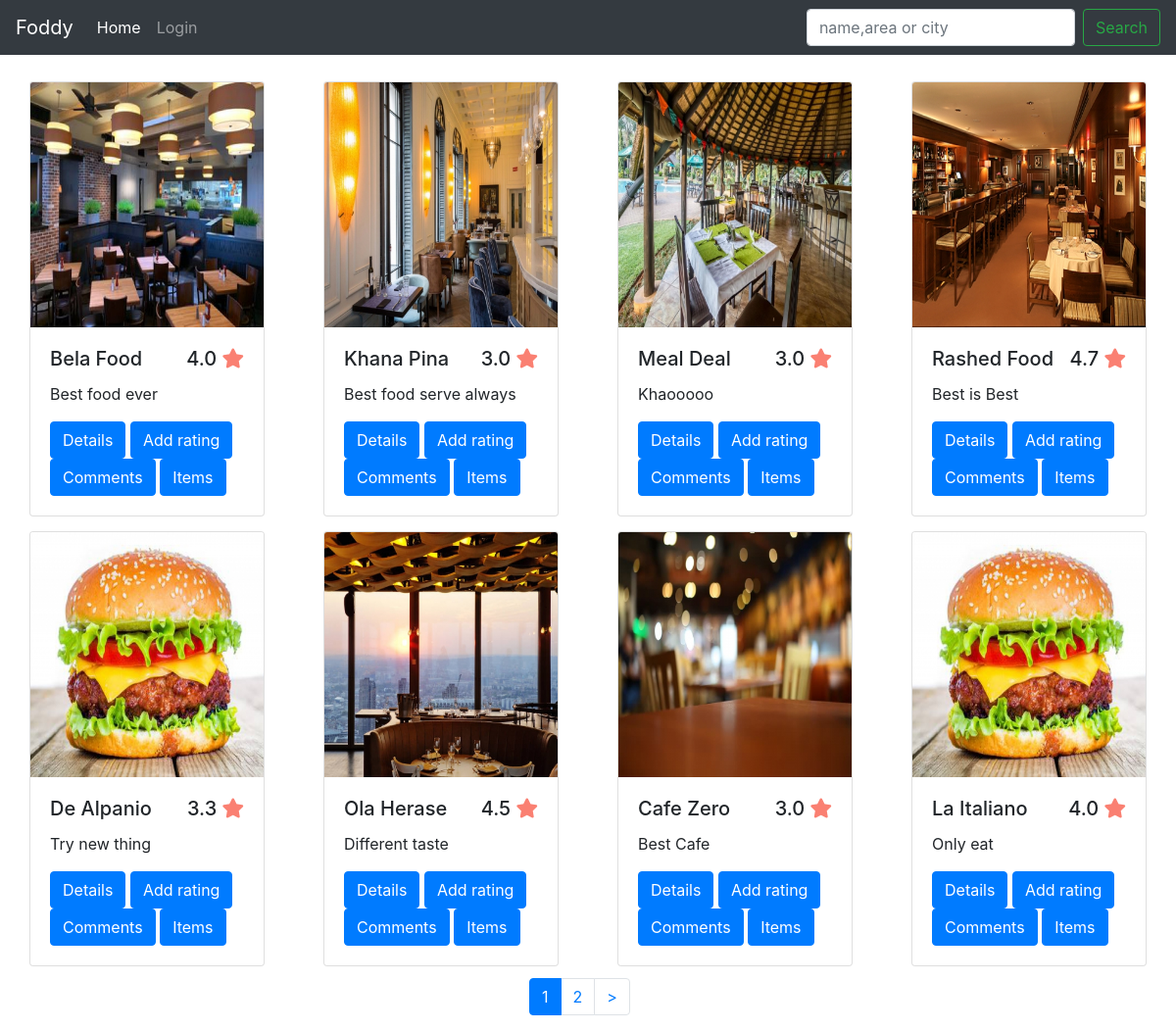
The app's page /Restaurant/show_restaurant with its own data.
### tables this page shows
CREATE TABLE `addrestaurant` (
  `id` int(11) NOT NULL,
  `username` varchar(30) NOT NULL,
  `resname` varchar(30) NOT NULL,
  `resadd` varchar(30) NOT NULL,
  `rescity` varchar(30) NOT NULL,
  `restag` varchar(30) DEFAULT NULL,
  `items` varchar(500) NOT NULL
);

CREATE TABLE `restaurantimage` (
  `id` int(11) NOT NULL,
  `username` varchar(30) NOT NULL,
  `name` varchar(100) NOT NULL
);

### index.php (called while the page is built, shortened)
<?php
require_once BASEPATH.'core/CodeIgniter.php';

### application/models/RestaurantDB.php (called while the page is built, shortened)
<?php
class RestaurantDB extends CI_Model {
  public function fetch_restaurant($limit,$start){
    $this->db->select('r.*, p.name')
                 ->from('addrestaurant r')
                 ->join('restaurantimage p', 'p.username=r.username')
                 ->order_by('id', 'DESC')
                 ->limit($limit,$start);
    $result = $this->db->get();
    return $result;
  }
}

### application/views/dash.php (the view, shortened to what this page needs)
<!DOCTYPE html>
<html lang="en">
<head>
  <link rel="stylesheet" href="https://maxcdn.bootstrapcdn.com/bootstrap/4.3.1/css/bootstrap.min.css">
  <link rel='stylesheet' href='https://use.fontawesome.com/releases/v5.7.0/css/all.css'>
</head>
<body>
   <nav class="navbar navbar-expand-lg navbar-dark  bg-dark">
  <a class="navbar-brand" href="<?php echo base_url(); ?>">Foddy</a>
  <div class="collapse navbar-collapse" id="navbarTogglerDemo02">
    <ul class="navbar-nav mr-auto mt-2 mt-lg-0">
      <li class="nav-item active">
        <a class="nav-link" href="<?php echo base_url(); ?>">Home <span class="sr-only">(current)</span></a>
      </li>
      <li class="nav-item">
        <a class="nav-link" href="<?php echo base_url('Welcome/login'); ?>">Login</a>
      </li>
    </ul>
    <form class="form-inline my-2 my-lg-0" method="post" action="<?php echo base_url('Restaurant/unauth_restaurant_search'); ?>">
      <input class="form-control mr-sm-2" type="search" placeholder="name,area or city" name="search">
      <button class="btn btn-outline-success my-2 my-sm-0" type="submit">Search</button>
    </form>
  </div>
</nav>
<div class="container-fluid" style="margin-top: 1%;">
  <div class="card-deck" id="cad">
    <?php
     foreach ($rdata->result() as $row) {
      $conn = mysqli_connect("localhost","root","","restaurant")
       or die("Could Not Connect With Database");
        $tql = "select s.id, cast(AVG(rating )as decimal(10,1)) FROM addrating,addrestaurant s  WHERE s.id=resid AND s.id='$row->id' " ;
   $tim = mysqli_query($conn,$tql);
            while ($tes = mysqli_fetch_array($tim)) {
       ?>
         <div class="col-md-3" style="margin-top: 15px !important;">
       <div class="card" style="">
      <img class="card-img-top" style="height: 250px;" src="<?php echo base_url();?>upload/<?php echo $row->name;?>">
      <div class="card-body">
      <h5 class="card-title"><?php echo $row->resname; ?><span style="float: right;"><?php echo $tes['cast(AVG(rating )as decimal(10,1))']; ?> <i style="color: salmon;" class='fas fa-star'></i></span></h5>
      <p class="card-text"><?php echo $row->restag; ?></p>
<button type="button" class="btn1 btn btn-primary" data-toggle="modal" data-target="#exampleModalCenter">
  Details
</button>
<button type="button" class="btn2 btn btn-primary" data-toggle="modal" data-target="#exampleModalCenter1">
  Add rating
</button>
<a class="btn3 btn btn-primary" href="<?php echo base_url('Welcome/login'); ?>">Comments</a>
<button type="button" class="btn1 btn btn-primary" data-toggle="modal" data-target="#exampleModalCenter5<?php echo $row->id; ?>">
  Items
</button>
  </div>
  </div>
  </div>
       <?php
     }
}
  ?>
</div>
</div>
<div class="pagination" style="margin-left: 45%; margin-top: 1%;">
 <?php echo $this->pagination->create_links(); ?>
  </div>
</body>
</html>

### application/controllers/Restaurant.php (shortened to what this page needs)
<?php
class Restaurant extends CI_Controller {
	    public function show_restaurant()
	{
          $this->load->library('pagination');
            $config['per_page'] = 8;
            $config['full_tag_open']  = '<div class="pagging text-center"><nav><ul class="pagination">';
            $config['full_tag_close']   = '</ul></nav></div>';
            $config['num_tag_open']     = '<li class="page-item"><span class="page-link">';
            $config['num_tag_close']    = '</span></li>';
            $config['cur_tag_open']     = '<li class="page-item active"><span class="page-link">';
            $config['cur_tag_close']    = '<span class="sr-only">(current)</span></span></li>';
            $config['next_tag_open']    = '<li class="page-item"><span class="page-link">';
            $page = ($this->uri->segment(3)) ? $this->uri->segment(3) : 0;
        $this->load->model('RestaurantDB');
        $data['rdata'] = $this->RestaurantDB->fetch_restaurant($config["per_page"], $page);
        $data['udata'] = $this->RestaurantDB->fetch_restaurant($config["per_page"], $page);
        $this->load->view('dash',$data);
	}
}

### records on screen
addrestaurant: restaurantimage.name (picture), resname "Bela Food", cast "4.0", restag "Best food ever"
addrestaurant: restaurantimage.name (picture), resname "Khana Pina", cast "3.0", restag "Best food serve always"
addrestaurant: restaurantimage.name (picture), resname "Meal Deal", cast "3.0", restag "Khaooooo"
addrestaurant: restaurantimage.name (picture), resname "Rashed Food", cast "4.7", restag "Best is Best"
addrestaurant: restaurantimage.name (picture), resname "De Alpanio", cast "3.3", restag "Try new thing"
addrestaurant: restaurantimage.name (picture), resname "Ola Herase", cast "4.5", restag "Different taste"
addrestaurant: restaurantimage.name (picture), resname "Cafe Zero", cast "3.0", restag "Best Cafe"
addrestaurant: restaurantimage.name (picture), resname "La Italiano", cast "4.0", restag "Only eat"

### other values on screen
$this->pagination->create_links() "1 2 >"
